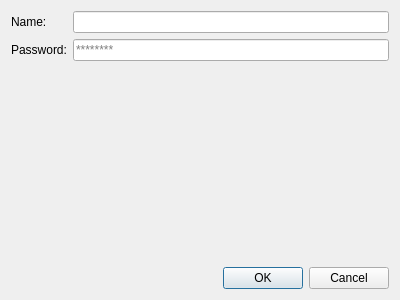
<?xml version="1.0" encoding="UTF-8"?>
<ui version="4.0">
 <class>OptionsWindow</class>
 <widget class="QDialog" name="OptionsWindow">
  <property name="geometry">
   <rect>
    <x>0</x>
    <y>0</y>
    <width>400</width>
    <height>300</height>
   </rect>
  </property>
  <layout class="QVBoxLayout" name="verticalLayout_2">
   <item>
    <layout class="QGridLayout" name="gridLayout">
     <item row="0" column="0">
      <widget class="QLabel" name="label">
       <property name="text">
        <string>Name:</string>
       </property>
      </widget>
     </item>
     <item row="0" column="1">
      <widget class="QLineEdit" name="nameEdit"/>
     </item>
     <item row="1" column="0">
      <widget class="QLabel" name="label_2">
       <property name="text">
        <string>Password:</string>
       </property>
      </widget>
     </item>
     <item row="1" column="1">
      <widget class="QLineEdit" name="passwordEdit">
       <property name="echoMode">
        <enum>QLineEdit::PasswordEchoOnEdit</enum>
       </property>
       <property name="placeholderText">
        <string notr="true">********</string>
       </property>
      </widget>
     </item>
    </layout>
   </item>
   <item>
    <spacer name="verticalSpacer">
     <property name="orientation">
      <enum>Qt::Vertical</enum>
     </property>
     <property name="sizeHint" stdset="0">
      <size>
       <width>20</width>
       <height>40</height>
      </size>
     </property>
    </spacer>
   </item>
   <item>
    <widget class="QDialogButtonBox" name="buttonBox">
     <property name="standardButtons">
      <set>QDialogButtonBox::Cancel|QDialogButtonBox::Ok</set>
     </property>
    </widget>
   </item>
  </layout>
 </widget>
 <resources/>
 <connections>
  <connection>
   <sender>buttonBox</sender>
   <signal>accepted()</signal>
   <receiver>OptionsWindow</receiver>
   <slot>accept()</slot>
   <hints>
    <hint type="sourcelabel">
     <x>247</x>
     <y>278</y>
    </hint>
    <hint type="destinationlabel">
     <x>60</x>
     <y>186</y>
    </hint>
   </hints>
  </connection>
  <connection>
   <sender>buttonBox</sender>
   <signal>rejected()</signal>
   <receiver>OptionsWindow</receiver>
   <slot>reject()</slot>
   <hints>
    <hint type="sourcelabel">
     <x>213</x>
     <y>281</y>
    </hint>
    <hint type="destinationlabel">
     <x>47</x>
     <y>225</y>
    </hint>
   </hints>
  </connection>
 </connections>
</ui>
